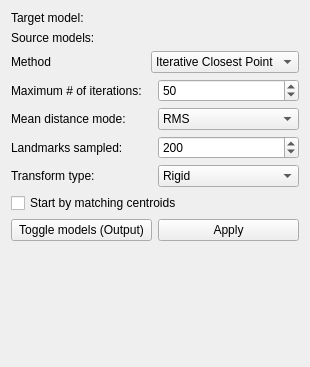
<?xml version="1.0" encoding="UTF-8"?>
<ui version="4.0">
 <class>MeshAlignment</class>
 <widget class="qMRMLWidget" name="MeshAlignment">
  <property name="geometry">
   <rect>
    <x>0</x>
    <y>0</y>
    <width>310</width>
    <height>367</height>
   </rect>
  </property>
  <layout class="QVBoxLayout" name="verticalLayout">
   <item>
    <layout class="QGridLayout" name="gridLayout_3">
     <item row="0" column="0">
      <widget class="QLabel" name="label">
       <property name="text">
        <string>Target model:</string>
       </property>
      </widget>
     </item>
     <item row="0" column="1">
      <widget class="qMRMLNodeComboBox" name="MRMLNodeComboBox_targetNode">
       <property name="nodeTypes">
        <stringlist notr="true">
         <string>vtkMRMLModelNode</string>
        </stringlist>
       </property>
       <property name="hideChildNodeTypes">
        <stringlist notr="true"/>
       </property>
       <property name="interactionNodeSingletonTag">
        <string notr="true"/>
       </property>
      </widget>
     </item>
     <item row="1" column="0">
      <widget class="QLabel" name="label_2">
       <property name="text">
        <string>Source models:</string>
       </property>
      </widget>
     </item>
     <item row="1" column="1">
      <widget class="qMRMLCheckableNodeComboBox" name="CheckableNodeComboBox_sourceNodes">
       <property name="nodeTypes">
        <stringlist>
         <string>vtkMRMLModelNode</string>
        </stringlist>
       </property>
      </widget>
     </item>
     <item row="2" column="0">
      <widget class="QLabel" name="label_8">
       <property name="text">
        <string>Method</string>
       </property>
      </widget>
     </item>
     <item row="2" column="1">
      <widget class="QComboBox" name="comboBox_method">
       <property name="toolTip">
        <string>&lt;html&gt;&lt;head/&gt;&lt;body&gt;&lt;p&gt;Procrustes alignment assumes shapes have establised correspondence between individual points.&lt;/p&gt;&lt;/body&gt;&lt;/html&gt;</string>
       </property>
       <item>
        <property name="text">
         <string>Iterative Closest Point</string>
        </property>
       </item>
       <item>
        <property name="text">
         <string>Procrustes</string>
        </property>
       </item>
      </widget>
     </item>
    </layout>
   </item>
   <item>
    <layout class="QGridLayout" name="gridLayout">
     <item row="0" column="0">
      <widget class="QLabel" name="label_3">
       <property name="text">
        <string>Maximum # of iterations:</string>
       </property>
      </widget>
     </item>
     <item row="0" column="1">
      <widget class="QSpinBox" name="spinBox_maxNumberOfIterations">
       <property name="maximum">
        <number>200</number>
       </property>
       <property name="value">
        <number>50</number>
       </property>
      </widget>
     </item>
     <item row="1" column="0">
      <widget class="QLabel" name="label_4">
       <property name="text">
        <string>Mean distance mode:</string>
       </property>
      </widget>
     </item>
     <item row="1" column="1">
      <widget class="QComboBox" name="comboBox_meanDistanceMode">
       <item>
        <property name="text">
         <string>RMS</string>
        </property>
       </item>
       <item>
        <property name="text">
         <string>Absolute</string>
        </property>
       </item>
      </widget>
     </item>
     <item row="2" column="0">
      <widget class="QLabel" name="label_6">
       <property name="text">
        <string>Landmarks sampled:</string>
       </property>
      </widget>
     </item>
     <item row="2" column="1">
      <widget class="QSpinBox" name="spinBox_landmarksSampled">
       <property name="maximum">
        <number>1000</number>
       </property>
       <property name="value">
        <number>200</number>
       </property>
      </widget>
     </item>
     <item row="3" column="0">
      <widget class="QLabel" name="label_5">
       <property name="text">
        <string>Transform type:</string>
       </property>
      </widget>
     </item>
     <item row="3" column="1">
      <widget class="QComboBox" name="comboBox_transformType">
       <property name="toolTip">
        <string>&lt;html&gt;&lt;head/&gt;&lt;body&gt;&lt;p&gt;Similarity transform will normalize target shape to unit size and scale the source nodes to the best match the target node.&lt;/p&gt;&lt;/body&gt;&lt;/html&gt;</string>
       </property>
       <item>
        <property name="text">
         <string>Rigid</string>
        </property>
       </item>
       <item>
        <property name="text">
         <string>Simlarity</string>
        </property>
       </item>
       <item>
        <property name="text">
         <string>Affine</string>
        </property>
       </item>
      </widget>
     </item>
     <item row="4" column="0" colspan="2">
      <widget class="QCheckBox" name="checkBox_startByMatchingCentroids">
       <property name="text">
        <string>Start by matching centroids</string>
       </property>
       <property name="checked">
        <bool>false</bool>
       </property>
      </widget>
     </item>
    </layout>
   </item>
   <item>
    <layout class="QHBoxLayout" name="horizontalLayout">
     <item>
      <widget class="QPushButton" name="toggleModelsButton">
       <property name="toolTip">
        <string>Show original model.</string>
       </property>
       <property name="text">
        <string>Toggle models (Output)</string>
       </property>
       <property name="checkable">
        <bool>false</bool>
       </property>
      </widget>
     </item>
     <item>
      <widget class="QPushButton" name="applyButton">
       <property name="toolTip">
        <string>Perform selected processing steps.</string>
       </property>
       <property name="text">
        <string>Apply</string>
       </property>
      </widget>
     </item>
    </layout>
   </item>
   <item>
    <spacer name="verticalSpacer">
     <property name="orientation">
      <enum>Qt::Vertical</enum>
     </property>
     <property name="sizeHint" stdset="0">
      <size>
       <width>20</width>
       <height>40</height>
      </size>
     </property>
    </spacer>
   </item>
  </layout>
 </widget>
 <customwidgets>
  <customwidget>
   <class>qMRMLCheckableNodeComboBox</class>
   <extends>qMRMLNodeComboBox</extends>
   <header>qMRMLCheckableNodeComboBox.h</header>
  </customwidget>
  <customwidget>
   <class>qMRMLNodeComboBox</class>
   <extends>QWidget</extends>
   <header>qMRMLNodeComboBox.h</header>
  </customwidget>
  <customwidget>
   <class>qMRMLWidget</class>
   <extends>QWidget</extends>
   <header>qMRMLWidget.h</header>
   <container>1</container>
  </customwidget>
 </customwidgets>
 <resources/>
 <connections>
  <connection>
   <sender>MeshAlignment</sender>
   <signal>mrmlSceneChanged(vtkMRMLScene*)</signal>
   <receiver>MRMLNodeComboBox_targetNode</receiver>
   <slot>setMRMLScene(vtkMRMLScene*)</slot>
   <hints>
    <hint type="sourcelabel">
     <x>122</x>
     <y>132</y>
    </hint>
    <hint type="destinationlabel">
     <x>248</x>
     <y>61</y>
    </hint>
   </hints>
  </connection>
  <connection>
   <sender>MeshAlignment</sender>
   <signal>mrmlSceneChanged(vtkMRMLScene*)</signal>
   <receiver>CheckableNodeComboBox_sourceNodes</receiver>
   <slot>setMRMLScene(vtkMRMLScene*)</slot>
   <hints>
    <hint type="sourcelabel">
     <x>122</x>
     <y>132</y>
    </hint>
    <hint type="destinationlabel">
     <x>248</x>
     <y>61</y>
    </hint>
   </hints>
  </connection>
 </connections>
</ui>
